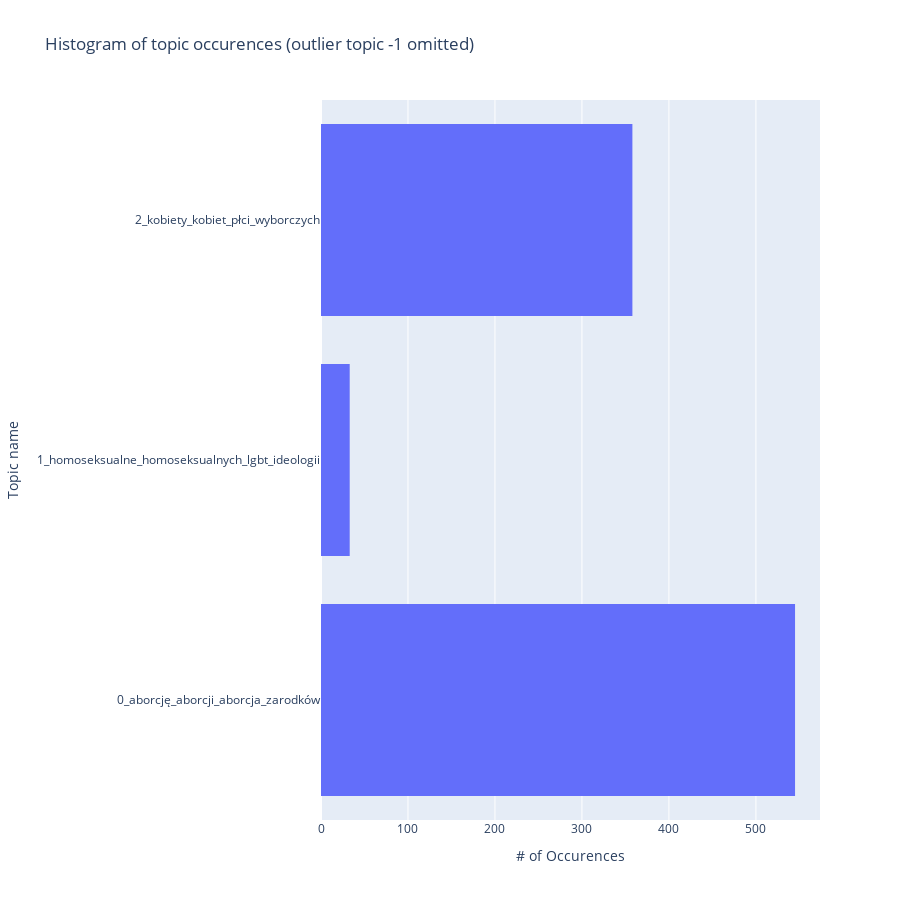

The cell this chart's notebook holds for it:
### Code cell
ignore_outlier = True
topic_info_df = topic_model.get_topic_info()
if (ignore_outlier):
    topic_info_df = topic_info_df.loc[topic_info_df.Topic != -1]

fig = px.histogram(y=topic_info_df['Name'], x=topic_info_df['Count'], orientation='h', title='Histogram of topic occurences' + (' (outlier topic -1 omitted)' if ignore_outlier else ''))
fig.update_layout(height=900)
fig.update_xaxes(title_text='# of Occurences')

# Update y-axis label
fig.update_yaxes(title_text='Topic name')
fig.show()

### Figure 1 — Plotly figure (JSON) as saved in the notebook; plotly's stock layout.template omitted (floating-point values rounded to 4 significant figures)
{"data": [{"alignmentgroup": "True", "bingroup": "y", "histfunc": "sum", "hovertemplate": "sum of x=%{x}<br>y=%{y}<extra></extra>", "legendgroup": "", "marker": {"color": "#636efa", "pattern": {"shape": ""}}, "name": "", "offsetgroup": "", "orientation": "h", "showlegend": false, "type": "histogram", "x": [545, 33, 358], "xaxis": "x", "y": ["0_aborcję_aborcji_aborcja_zarodków", "1_homoseksualne_homoseksualnych_lgbt_ideologii", "2_kobiety_kobiet_płci_wyborczych"], "yaxis": "y"}], "layout": {"barmode": "relative", "height": 900, "legend": {"tracegroupgap": 0}, "title": {"text": "Histogram of topic occurences (outlier topic -1 omitted)"}, "xaxis": {"anchor": "y", "domain": [0, 1], "title": {"text": "# of Occurences"}}, "yaxis": {"anchor": "x", "domain": [0, 1], "title": {"text": "Topic name"}}}}
